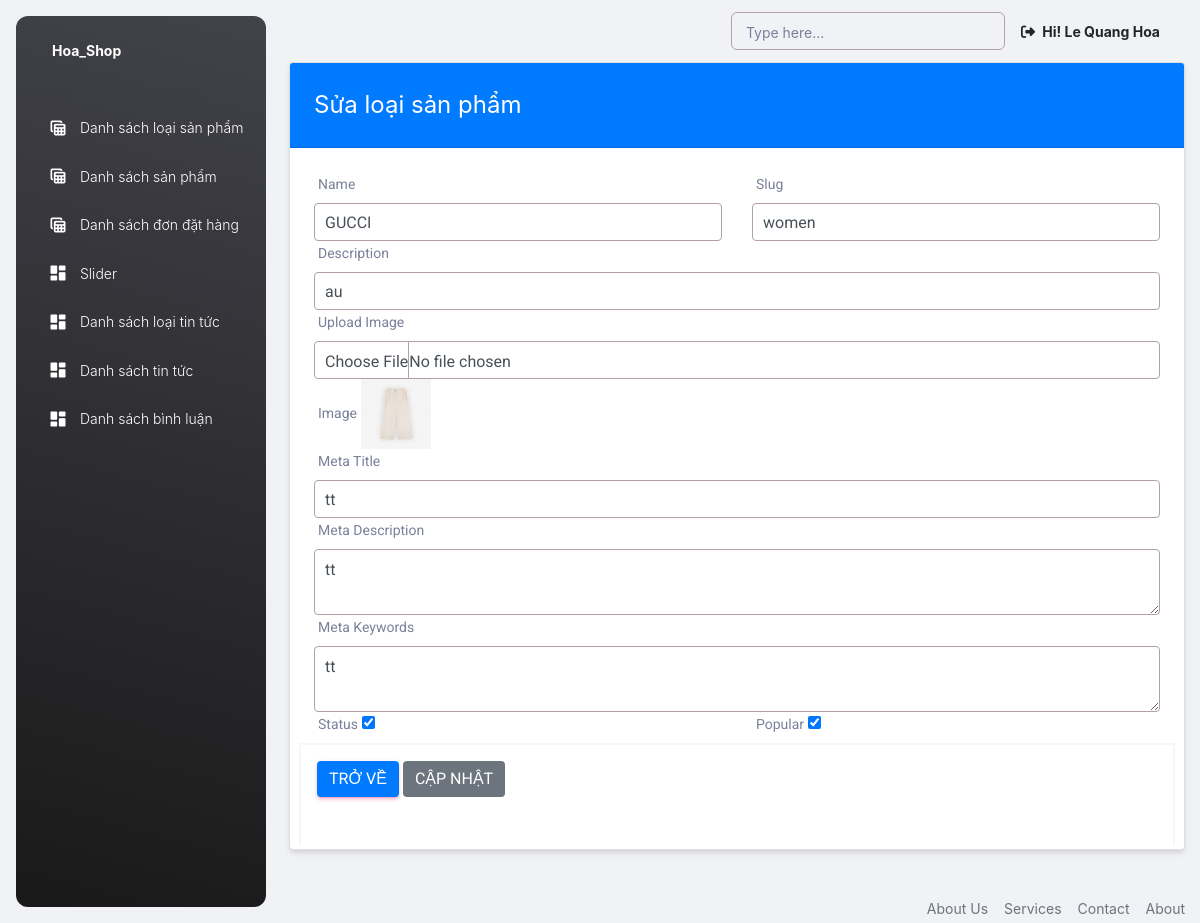
/admin/category-edit.php?id=23 (signed in), run on the app's committed database.
### tables this page shows
CREATE TABLE `categories` (
  `id` int(11) UNSIGNED NOT NULL,
  `name` varchar(255) NOT NULL,
  `slug` varchar(255) NOT NULL,
  `description` mediumtext NOT NULL,
  `status` tinyint(4) NOT NULL DEFAULT 0,
  `popular` tinyint(4) NOT NULL DEFAULT 0,
  `image` varchar(255) NOT NULL,
  `meta_title` varchar(255) NOT NULL,
  `meta_description` mediumtext NOT NULL,
  `meta_keywords` mediumtext NOT NULL,
  `created_at` timestamp NOT NULL DEFAULT current_timestamp()
);

### lib/database.php (called while the page is built, shortened)
<?php
class Database extends PDO
{
  public $host = DB_HOST;
  public $user = DB_USER;
  public $pass = DB_PASS;
  public $dbname = DB_NAME;
  public $link;
  private function connectDB()
  {
    $this->link = new mysqli(
      $this->host,
      $this->user,
      $this->pass,
      $this->dbname
    );
  }
  public function select($query)
  {
    $result = $this->link->query($query) or
      die($this->link->error . __LINE__);
    if ($result->num_rows > 0) {
      return $result;
    } else {
      return false;
    }
  }
}

### classes/category.php (called while the page is built, shortened)
<?php
$filepath = realpath(dirname(__FILE__));
include_once ($filepath . '/../lib/database.php');
?>
<?php
class category
{
	private $db;
	public function __construct()
	{
		$this->db = new Database();
	}
	public function getcategorybyId($id)
	{
		$query = "SELECT * FROM categories where id = '$id' ";
		$result = $this->db->select($query);
		return $result;
	}
}

### admin/category-edit.php (the view, shortened to what this page needs)
<?php
include 'includes/header.php';
include '../classes/category.php';
?>
<?php
$category = new category();
if (!isset($_GET['id']) || $_GET['id'] == null) {
    echo "<script>window.location='categorys.php';</script>";
} else {
    $id = $_GET['id'];
}
?>
<div class="container">
    <div class="row">
        <div class="col-md-12">
            <div class="card">
                <div class="card-header bg-primary">
                    <span class="text-white fs-4">Sửa loại sản phẩm</span>
                </div>
                <div class="card-body">
                    <?php $getpd = $category->getcategorybyId($id);
                    if ($getpd) {
                        while ($result = $getpd->fetch_assoc()) {
                            ?>
                            <form action="" method="post" enctype="multipart/form-data">
                                <div class="row">
                                    <div class="col-md-6">
                                        <label for="name">Name</label>
                                        <input placeholder="Nhập tên sản phẩm" value="<?= $result['name'] ?>" id="name" $
                                            name="name" type="text" class="form-control">
                                    </div>
                                    <div class="col-md-6">
                                        <label for="slug">Slug</label>
                                        <input placeholder="Nhập Slug" id="slug" value="<?= $result['slug'] ?>" name="slug"
                                            type="text" class="form-control">
                                    </div>
                                    <div class="col-md-12">
                                        <label for="des">Description</label>
                                        <input placeholder="Nhập tên sản phẩm" id="des" value="<?= $result['description'] ?>"
                                            name="description" type="text" class="form-control">
                                    </div>
                                    <div class="col-md-12">
                                        <label for="image">Upload Image</label>
                                        <input id="image" name="image" type="file" class="form-control">
                                        <label for="">Image</label>
                                        <img style="height:70px; width:70px;" src="../uploads/<?= $result['image'] ?>" alt="">
                                    </div>
                                    <div class="col-md-12">
                                        <label for="mttitle">Meta Title</label>
                                        <input placeholder="Nhập tên sản phẩm" id="mttitle" value="<?= $result['meta_title'] ?>"
                                            name="meta_title" type="text" class="form-control">
                                    </div>
                                    <div class="col-md-12">
                                        <label for="mtdes">Meta Description</label>
                                        <textarea placeholder="Nhập tên sản phẩm" id="mtdes" name="meta_description" type="text"
                                            class="form-control"><?= $result['meta_description'] ?></textarea>
                                    </div>
                                    <div class="col-md-12">
                                        <label for="mtkey">Meta Keywords</label>
                                        <textarea placeholder="Nhập tên sản phẩm" id="mtkey" name="meta_keywords" type="text"
                                            class="form-control"><?= $result['meta_keywords'] ?></textarea>
                                    </div>
                                    <div class="col-md-6">
                                        <label for="status">Status</label>
                                        <input id="status" <?= $result['status'] == '1' ? 'checked' : '' ?> name="status"
                                            type="checkbox">
                                    </div>
                                    <div class="col-md-6">
                                        <label for="popular">Popular</label>
                                        <input id="popular" <?= $result['popular'] == '1' ? 'checked' : '' ?> name="popular"
                                            type="checkbox">
                                    </div>
                                    <div class="ct-example"
                                        style="position: relative;border: 2px solid #f5f7ff !important;border-bottom: none !important;padding: 1rem 1rem 2rem 1rem;margin-bottom: -1.25rem;">
                                        <a href="category.php" class="btn btn-primary">Trở về</a>
                                        <button name="submit" class="btn btn-icon btn-3 btn-secondary" type="submit">
                                            Cập nhật
                                        </button>
                                    </div>
                                </div>
                            </form>
                            <?php
                        }
                    }
                    ?>
                </div>
            </div>
        </div>
    </div>
</div>
<?php include 'includes/footer.php' ?>

### admin/includes/header.php (style rules this page uses)
.form-control { border: 1px solid #b3a1a1 !important; padding: 8px 10px; }

### data on the page
categories: name "GUCCI", slug "women", description "au", image (picture), meta_title "tt", meta_description "tt", meta_keywords "tt", status "☑", popular "☑"

### other printed values
Session::get('adminName') "Le Quang Hoa"
